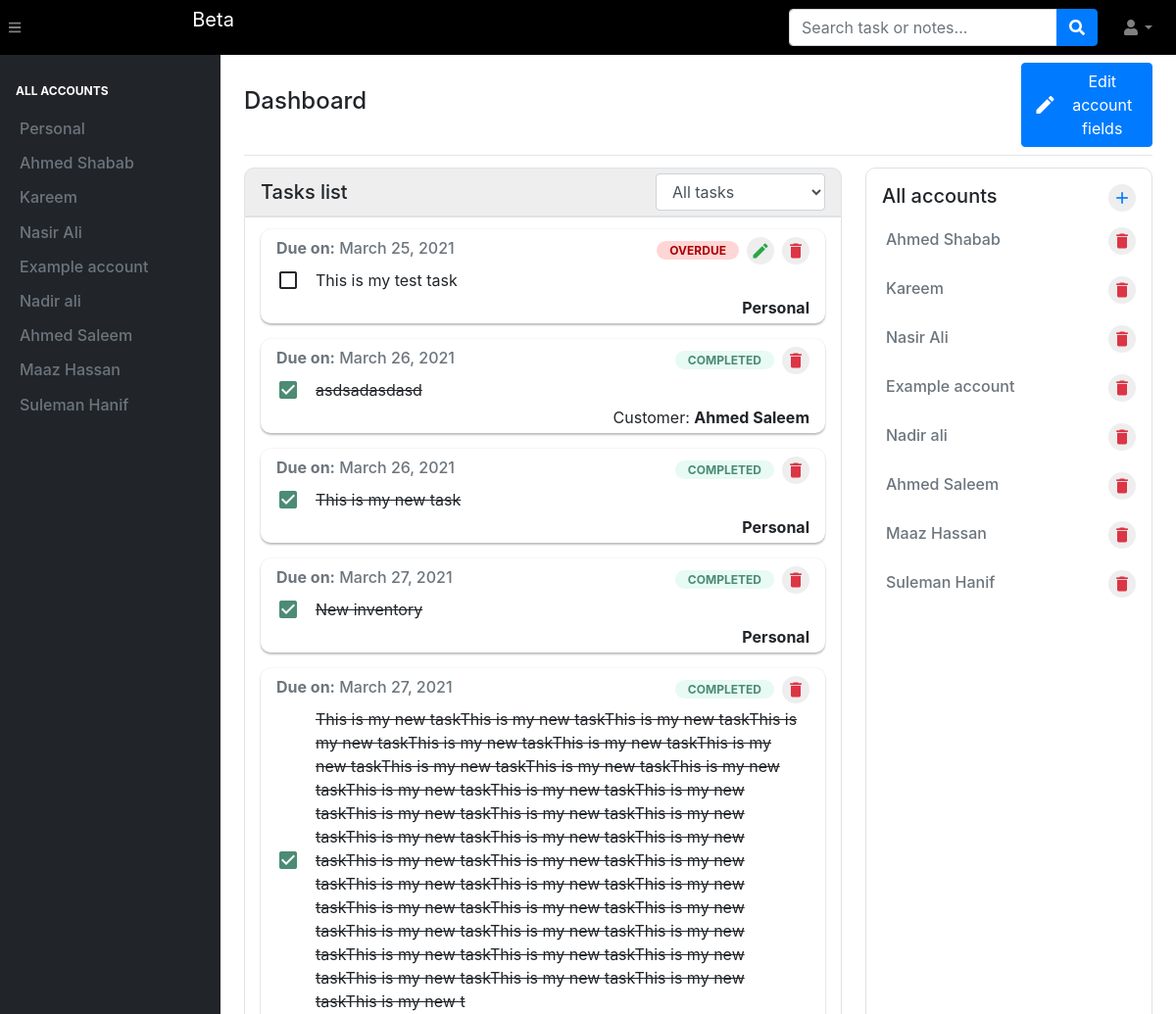
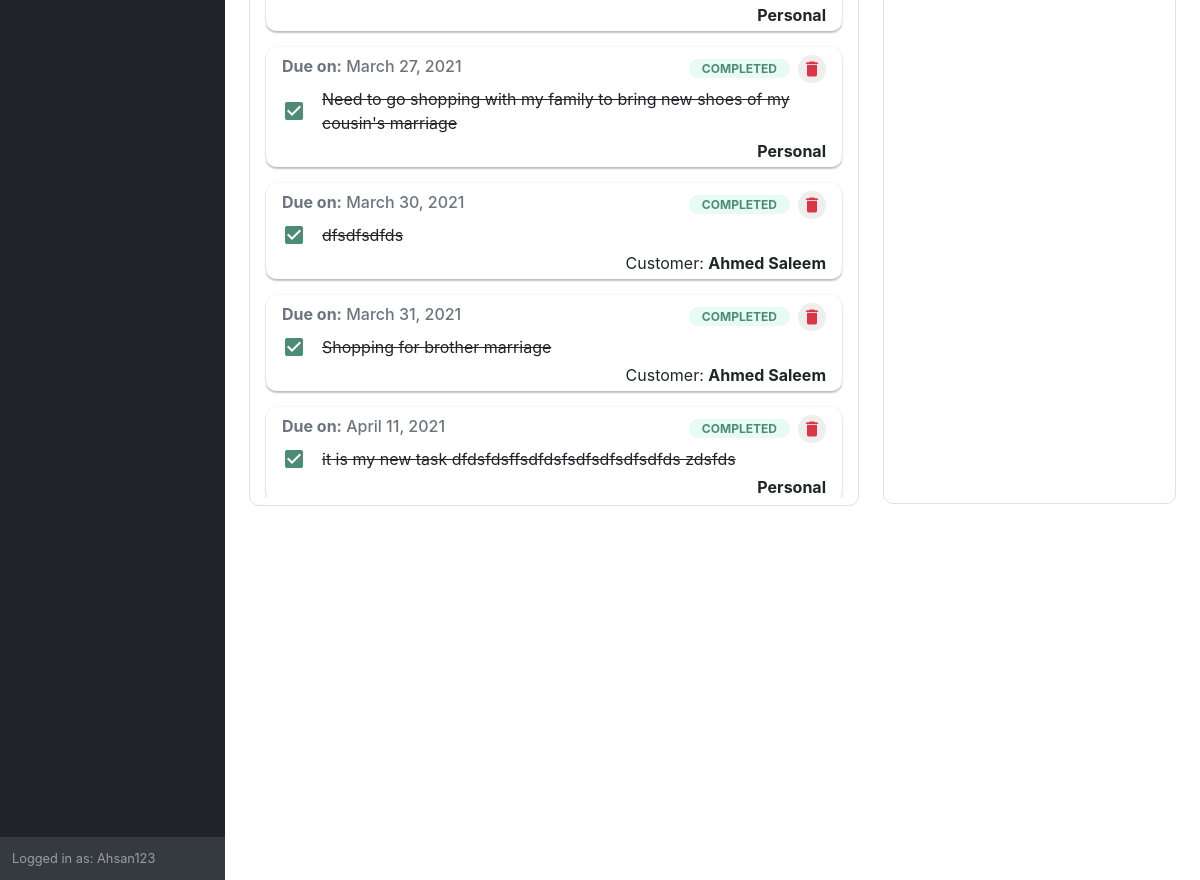
Screenshot of / (signed in) with the database file from the repository (2 pictures, top to bottom).
### task/models.py (models this page shows, shortened)
class Customer(models.Model):
    first_name=models.CharField(max_length=70, null = True)
    last_name=models.CharField(max_length=70, null = True)
    email=models.EmailField(null = True)
    account_name= models.CharField(max_length = 70, default = "No account name")
    renewal_date = models.DateField(default = datetime.now().date())
    revenue = models.FloatField(default = 0.0)
    added_by = models.ForeignKey(User, on_delete = models.CASCADE, null = True)
    def __str__(self):
        if self.first_name:
            return f'{self.first_name} {self.last_name}'
        else:
            return self.account_name

class myTask(models.Model):
	task_text = models.CharField(max_length = 255)
	created_on = models.DateTimeField(default = datetime.now())
	due_date = models.DateField()
	added_by = models.ForeignKey(User, on_delete = models.CASCADE)
	added_for = models.ForeignKey(Customer, on_delete = models.CASCADE, null = True)
	completed_at = models.DateTimeField(null = True)
	completed_on_time = models.BooleanField(default = True)
	status = models.IntegerField(default = 0)
	def get_status(self):
		if self.status == 0:
			wording = "OPEN"
			class_name = "on-going-label"
			box_class = "ongoing"
		if self.status == -1:
			wording = "OVERDUE"
			class_name = "late-label"
			box_class = "late"
		if self.status == 1:
			wording = "COMPLETED"
			class_name = "completed-label"
			box_class = "complete"
		return {
			"wording": wording,
			"class_name": class_name,
			"box_class": box_class
		}
	def late_now(self):
		if self.status != 1:
			self.status = -1
			self.completed_on_time = False
			self.save()

### task/views.py (the view, shortened to what this page needs)
# urls.py: path('',views.index, name='home page'),
@login_required(login_url='login')
def index(request):
	context = {}
	customers=Customer.objects.filter(added_by = request.user).order_by('first_name')
	context['all_fields'] = myField.objects.filter(user = request.user)
	late_tasks = list(myTask.objects.filter(added_by = request.user, status = -1))
	bubbleSort(late_tasks)
	open_tasks = list(myTask.objects.filter(added_by = request.user, status = 0))
	bubbleSort(open_tasks)
	completed_tasks = list(myTask.objects.filter(added_by = request.user, status = 1))
	bubbleSort(completed_tasks)
	all_tasks = late_tasks + open_tasks + completed_tasks
	for task in all_tasks:
		if task.due_date < datetime.now().date():
			task.late_now()
	context['customers'] = customers
	context['all_tasks'] = all_tasks
	context['customer_section'] = True
	context['today'] = datetime.now().date()
	context['is_dynamic_field_added'] = dynamicFieldStatus.objects.filter(user = request.user).exists()
	context['my_all_fields'] = myField.objects.filter(user = request.user)
	return render(request,'task/index.html', context)

### task/models.py (called while the page is built)
	def titleName(self):
		new_name = self.field_name.replace("_", " ")
		new_name = new_name.split(" ")
		for i in range(len(new_name)):
			first_letter = new_name[i][0]
			new_name[i] = first_letter.upper() + new_name[i][1:]
		return " ".join(new_name)

	def required(self):
		temp_var = ''
		if self.is_requied:
			temp_var = 'required'
		return temp_var

### task/views.py (called while the page is built)
def bubbleSort(arr):
    n = len(arr)
    for i in range(n-1):
        for j in range(0, n-i-1):
            if arr[j].due_date > arr[j+1].due_date :
                arr[j], arr[j+1] = arr[j+1], arr[j]

### task/templates/task/index.html (shortened to what this page needs)
{% load static %}
{% load crispy_forms_tags %}
{% include 'task/inc/head.inc.html' %}
    <body class="sb-nav-fixed">
        {% include 'task/inc/navbar.inc.html' %}
        <div id="layoutSidenav">
            <div id="layoutSidenav_nav">
                {% include 'task/inc/sidebar.inc.html' %}
            </div>
            <div id="layoutSidenav_content" style="overflow: hidden;">
                <div class="row">
                    <div class="col-lg-12">
                        <div class="container-fluid">
                            <div class="row my-2">
                                <div class="col-sm-10 py-0 my-0 d-flex align-items-center">
                                    <h4 class="">Dashboard</h4>
                                </div>
                                <div class="col-sm-2 my-0 d-flex align-items-center">
                                    {% if is_dynamic_field_added %}
                                        <button type="button" data-toggle="modal" data-target="#edit-d-fields" class="btn d-flex align-items-center btn-primary btn-block">
                                            <i class="material-icons mr-2">edit</i>
                                            Edit account fields
                                        </button>
                                    {% endif %}
                                </div>
                            </div>
                            <hr class="my-1">
                            <div class="row">
                                <div class="col-sm-8 py-2">
                                    {% include 'task/inc/task-section.inc.html' %}
                                </div>
                                <div class="col-sm-4 py-2">
                                    <div>
                                        <div class="border py-3 radius-10">
                                            <div class="d-flex px-3">
                                                <h5 class="mb-2" style="width: 100%;">All accounts</h5>
                                                <div class="text-right" style="width: 100%;">
                                                    <a data-toggle="modal" data-target="{% if is_dynamic_field_added %}#customerModel{% else %}#dynamicFieldForm{% endif %}">
                                                        <i class="material-icons myIcon text-primary mk-pointer ml-2 my-0 p-1 myIcon2">add</i>
                                                    </a>
                                                </div>
                                            </div>
                                            <div style="height: 68vh; overflow-y: auto; overflow-x: hidden;">
                                                {% for customer in customers %}
                                                        <div class="profile-card p-2">
                                                            <div class="row px-2">
                                                                <div class="col-sm-10 px-3 d-flex align-items-center">
                                                                    <div>
                                                                        <a href="customer/{{customer.id}}" class="text-secondary" style="text-decoration: none;">
                                                                            <h6 class="my-0">{{ customer }}</h6>
                                                                        </a>
                                                                    </div>
                                                                </div>
                                                                <div class="col-sm-2 justify-content-end d-flex align-items-center text-danger mk-pointer">
                                                                    <a href="delete_items/{{ customer.id }}/" style="text-decoration: none;">
                                                                        <i class="material-icons myIcon text-danger mk-pointer ml-2 my-0 p-1 myIcon2 mt-1">delete</i>
                                                                    </a>
                                                                </div>
                                                            </div>
                                                        </div>
                                                {% endfor %}
                                            </div>
                                        </div>
                                    </div>
                                </div>
                            </div>
                        </div>
                    </div>
                </div>
            </div>
        </div>
    </body>
</html>

### task/templates/task/inc/sidebar.inc.html (shortened to what this page needs)
<nav class="sb-sidenav accordion sb-sidenav-dark" id="sidenavAccordion">
    <div class="sb-sidenav-menu">
        <div class="nav">
            <div class="sb-sidenav-menu-heading text-white">ALL ACCOUNTS</div>
            <div class="profile-card p-2 {% if not my_customer and temp and not query %}profile-focused{% endif %}">
                <div class="row">
                    <div class="col-sm-12 px-4 d-flex align-items-center">
                        <a href="customer/0" class="my-0 text-secondary" style="text-decoration: none;">
                            <h6 class="my-0">Personal</h6>
                        </a>
                    </div>
                </div>
            </div>
            <div style="height: 72vh; overflow-y: auto; overflow-x: hidden;">
                {% for customer in customers %}
                    <div class="profile-card p-2 {% if customer.id == my_customer.id %}profile-focused{% endif %}">
                        <div class="row">
                            <div class="col-sm-12 px-4 d-flex align-items-center">
                                <a href="customer/{{customer.id}}" class="my-0 text-secondary" style="text-decoration: none;">
                                    <h6 class="my-0">{{ customer }}</h6>
                                </a>
                            </div>
                        </div>
                    </div>
                {% endfor %}
            </div>
        </div>
    </div>
    {% if user.is_authenticated %}
    <div class="sb-sidenav-footer">
        <div class="small">Logged in as: {{user}}</div>
    </div>
    {% endif %}
</nav>

### task/templates/task/inc/task-section.inc.html (shortened to what this page needs)
<div class="border d-flex align-items-center px-3" style="height:50px; background-color: #eeeeee; border-radius: 10px 10px 0px 0px;">
    <h5 class="my-0"  style="width: 50%;">Tasks list</h5>
    <div class="form-group my-0 justify-content-end d-flex" style="width: 50%;">
        {% if all_tasks %}
        <select class="form-control" id="task-filter" style="width: fit-content;">
            <option value="all">All tasks</option>
        </select>
        {% endif %}
    </div>
</div>
<div class="border radius-10 p-2" style="border-radius: 0px 0px 10px 10px;">
    <div style="max-height: 68vh; overflow: auto;" class="px-2 py-1">
        {% for task in all_tasks %}
        <div class="google-box py-1 px-3 mb-3 my-any-task {{ task.get_status.box_class }}">
            <div class="d-flex my-0 align-items-center">
                <div class="row" style="width: 70%;">
                    <div class="col-sm-12 d-flex align-items-center">
                        <h6 class="text-muted my-0"><b>Due on:</b> {% if today == task.due_date %}Today{% else %}{{ task.due_date }}{% endif %}</h6>
                    </div>
                </div>
                <div style="width: 30%;" class="text-right">
                    <span class="mylabel {{ task.get_status.class_name }}" id="label_{{ task.id }}">{{ task.get_status.wording }}</span>
                </div>
                {% if task.status != 1 %}
                    <i class="material-icons myIcon text-success mk-pointer ml-2 my-0 p-1 myIcon2 mt-1 editinginput-icon" id="edit-task-{{ task.id }}">edit</i>
                {% endif %}
                <i class="material-icons myIcon text-danger mk-pointer ml-2 my-0 operation p-1 myIcon2 mt-1" id="delete_{{ task.id }}">delete</i>
            </div>
            <div class="row mt-0 p-1 pt-0">
                <div class="col-sm-12 d-flex px-0 py-0 align-items-center">
                    {% if task.status == 1 %}
                    <i class="material-icons mk-pointer radius-100 operation task-completed mx-2" title="Completed"  id="incomplete_{{ task.id }}">check_box</i>
                    {% else %}
                    <i class="material-icons mk-pointer radius-100 operation operation-complete mx-2" id="complete_{{ task.id }}">check_box_outline_blank</i>
                    {% endif %}
                    <p class="mx-2 mr-3 my-0" style="font-size: 16px;" id="text-task-{{ task.id }}">
                        {% if task.status == 1 %}
                            <del>{{ task.task_text }}</del>
                        {% else %}
                            {{ task.task_text }}
                        {% endif %}
                    </p>
                </div>
            </div>
            {% if customer_section %}
                <div class="text-right">
                    {% if task.added_for %}
                        Customer: <b>{{ task.added_for }}</b>
                    {% else %}
                        <b>Personal</b>
                    {% endif %}
                </div>
            {% endif %}
        </div>
        {% endfor %}
    </div>
</div>

### task/templates/task/inc/head.inc.html (style rules this page uses)
.mk-pointer { cursor: pointer; }
.radius-10 { border-radius: 10px; }
.profile-card { transition-duration: 0.25s; }
body { overflow: none; }
.myIcon2 { font-size: 20px; }

### rows the page displays
Customer: first_name+account_name "Ahmed Shabab"
Customer: first_name+account_name "Kareem"
Customer: first_name+account_name "Nasir Ali"
Customer: first_name+account_name "Example account"
Customer: first_name+account_name "Nadir ali"
Customer: first_name+last_name "Ahmed Saleem"
Customer: first_name+last_name "Maaz Hassan"
Customer: first_name+last_name "Suleman Hanif"
myTask: due_date "March 25, 2021", get_status.wording "OVERDUE", task_text "This is my test task", shows "Personal"
myTask: due_date "March 26, 2021", get_status.wording "COMPLETED", task_text "asdsadasdasd", added_for "Ahmed Saleem"
myTask: due_date "March 26, 2021", get_status.wording "COMPLETED", task_text "This is my new task", shows "Personal"
myTask: due_date "March 27, 2021", get_status.wording "COMPLETED", task_text "New inventory", shows "Personal"
myTask: due_date "March 27, 2021", get_status.wording "COMPLETED", task_text "This is my new taskThis is my new taskThis is my new taskThis is my new taskThis is my new taskThis is my new taskThis is my new taskThis is my new taskThis is my new taskThis is my new taskThis is my new taskThis is my new taskThis is my new taskThis is my new taskThis is my new taskThis is my new taskThis is my new taskThis is my new taskThis is my new taskThis is my new taskThis is my new taskThis is my new taskThis is my new taskThis is my new taskThis is my new taskThis is my new taskThis is my new taskThis is my new taskThis is my new taskThis is my new taskThis is my new taskThis is my new taskThis is my new taskThis is my new taskThis is my new taskThis is my new taskThis is my new…", shows "Personal"
myTask: due_date "March 27, 2021", get_status.wording "COMPLETED", task_text "Need to go shopping with my family to bring new shoes of my cousin's marriage", shows "Personal"
myTask: due_date "March 30, 2021", get_status.wording "COMPLETED", task_text "dfsdfsdfds", added_for "Ahmed Saleem"
myTask: due_date "March 31, 2021", get_status.wording "COMPLETED", task_text "Shopping for brother marriage", added_for "Ahmed Saleem"
myTask: due_date "April 11, 2021", get_status.wording "COMPLETED", task_text "it is my new task dfdsfdsffsdfdsfsdfsdfsdfsdfds zdsfds", shows "Personal"

### other values shown
{{ user }} "Ahsan123"
